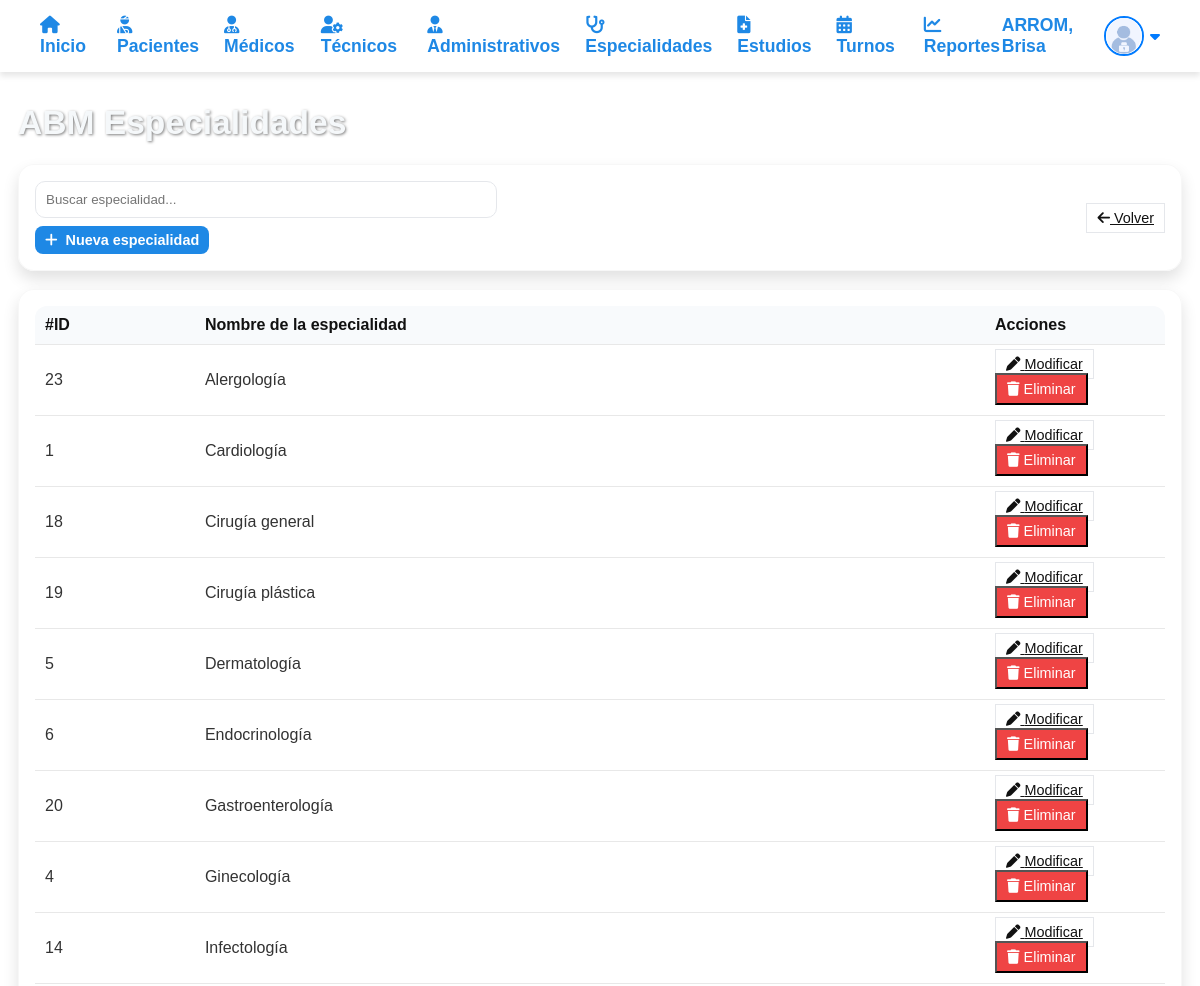
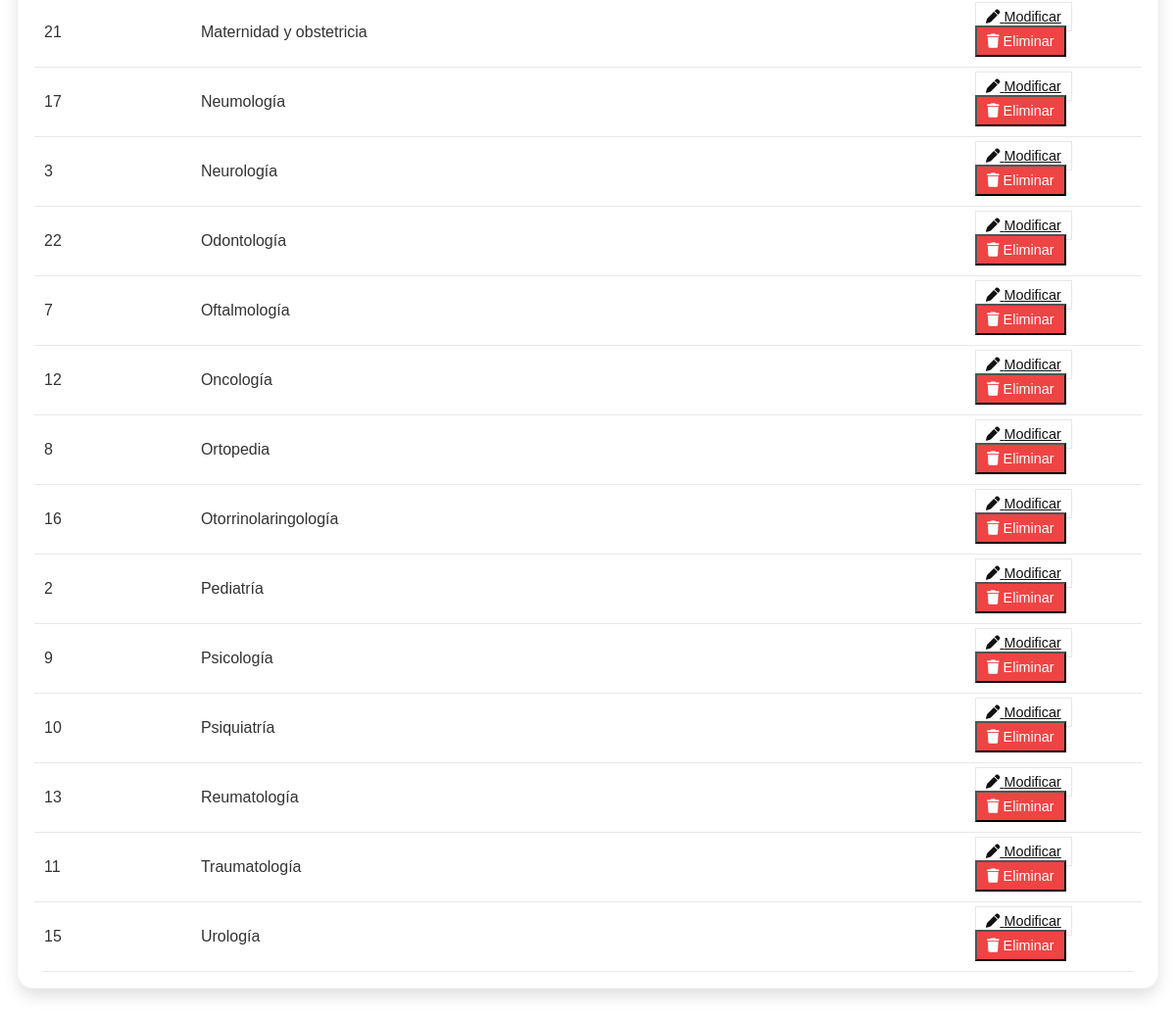
Screenshot of /interfaces/Administrador/abmEspecialidades.php (signed in) with the database file from the repository (2 pictures, top to bottom).
### tables this page shows
CREATE TABLE IF NOT EXISTS especialidades (
  id_especialidad INT NOT NULL AUTO_INCREMENT,
  nombre_especialidad VARCHAR(100) NOT NULL,
  PRIMARY KEY (id_especialidad),
  UNIQUE KEY uk_especialidades_nombre (nombre_especialidad)  
);

### interfaces/Administrador/abmEspecialidades.php (the view, shortened to what this page needs)
<?php
$conn = ConexionBD::conectar();
$conn->set_charset('utf8mb4');
$conn->query("SET time_zone = '-03:00'");
function esc($s){ return htmlspecialchars((string)$s, ENT_QUOTES, 'UTF-8'); }
function qget($k,$d=null){ return isset($_GET[$k])?$_GET[$k]:$d; }
$action = qget('action','list');
$search = trim(qget('q',''));
$rows = [];
if ($action === 'list') {
    if ($search !== '') {
        $like = '%' . $search . '%';
        $s = $conn->prepare("SELECT * FROM especialidades WHERE nombre_especialidad LIKE ? ORDER BY nombre_especialidad");
        $s->bind_param('s', $like);
    } else {
        $s = $conn->prepare("SELECT * FROM especialidades ORDER BY nombre_especialidad");
    }
    $s->execute();
    $r = $s->get_result();
    while ($row = $r->fetch_assoc()) $rows[] = $row;
}
?>
<!DOCTYPE html>
<html lang="es">
<head>
<link rel="stylesheet" href="https://cdnjs.cloudflare.com/ajax/libs/font-awesome/6.5.0/css/all.min.css"/>
<link rel="stylesheet" href="/css/administrativo.css">
</head>
<body>
<?php include('navAdministrador.php'); ?>
<main class="container">
  <h1>ABM Especialidades</h1>
  <div class="card" style="display:flex;align-items:center;justify-content:space-between;gap:12px">
    <?php if ($action==='list'): ?>
      <form method="get" action="abmEspecialidades.php" style="display:flex;gap:8px;align-items:center;flex-wrap:wrap">
        <input type="text" id="buscador" name="q" value="<?= esc($search) ?>" placeholder="Buscar especialidad..." style="min-width:280px"/>
        <a class="btn btn-sm" href="abmEspecialidades.php?action=new"><i class="fa fa-plus"></i> Nueva especialidad</a>
      </form>
      <a class="btn-outline btn-sm" href="principalAdmi.php"><i class="fa fa-arrow-left"></i> Volver</a>
    <?php endif; ?>
  </div>
  <?php if ($action==='list'): ?>
    <div class="card">
      <table class="table">
        <thead>
          <tr>
            <th>#ID</th>
            <th>Nombre de la especialidad</th>
            <th style="width:180px">Acciones</th>
          </tr>
        </thead>
        <tbody>
          <?php if (empty($rows)): ?>
            <tr><td colspan="3" style="color:#666">No hay especialidades cargadas.</td></tr>
          <?php else: foreach($rows as $e): ?>
            <tr>
              <td><?= (int)$e['id_especialidad'] ?></td>
              <td><?= esc($e['nombre_especialidad']) ?></td>
              <td>
                <a class="btn-outline btn-sm" href="abmEspecialidades.php?action=edit&id=<?= (int)$e['id_especialidad'] ?>"><i class="fa fa-pen"></i> Modificar</a>
                <form style="display:inline" method="post" onsubmit="return confirm('¿Eliminar esta especialidad?')">
                  <button class="btn-danger btn-sm" type="submit"><i class="fa fa-trash"></i> Eliminar</button>
                </form>
              </td>
            </tr>
          <?php endforeach; endif; ?>
        </tbody>
      </table>
    </div>
  <?php endif; ?>
</main>
</body>
</html>

### interfaces/Administrador/navAdministrador.php (shortened to what this page needs)
<head>
    <link rel="stylesheet" href="https://cdnjs.cloudflare.com/ajax/libs/font-awesome/6.0.0-beta3/css/all.min.css">
    <link rel="stylesheet" href="/css/administrativo.css">
</head>
<header>
    <nav>
        <ul>
            <div class="nav-links">
                <li><a href="/index.php"><i class="fa fa-home"></i>Inicio</a></li>
                <li><a href="abmPacientes.php"><i class="fa fa-user-injured"></i>Pacientes</a></li>
                <li><a href="abmMedicos.php"><i class="fa fa-user-doctor"></i> Médicos</a></li>
                <li><a href="abmTecnicos.php"><i class="fa fa-user-gear"></i> Técnicos</a></li>
                <li><a href="abmAdministrativos.php"><i class="fa fa-user-tie"></i> Administrativos</a></li>
                <li><a href="abmEspecialidades.php"><i class="fa fa-stethoscope"></i> Especialidades</a></li>
                <li><a href="abmEstudios.php"><i class="fa fa-file-medical"></i> Estudios</a></li>
                <li><a href="agenda.php"><i class="fa fa-calendar-days"></i> Turnos</a></li>
                <li><a href="reportes.php"><i class="fa fa-chart-line"></i> Reportes</a></li>
            </div>
<div class="perfil">
    <span>
        <?php
        echo mb_strtoupper($_SESSION['apellido'], 'UTF-8') . ", " . mb_convert_case($_SESSION['nombre'], MB_CASE_TITLE, 'UTF-8');
        ?>
    </span>
    <div class="perfil-interactivo" id="perfil-img" title="Abrir menú">
        <img src="/assets/img/loginAdmin.png" alt="Foto perfil">
        <i class="fa-solid fa-caret-down"></i>
    </div>
</div>
        </ul>
    </nav>
</header>

### css/administrativo.css (style rules this page uses)
* { margin: 0; padding: 0; box-sizing: border-box; font-family: Arial, sans-serif; }
body { background: url("https://i.pinimg.com/1200x/9b/e2/12/9be212df4fc8537ddc31c3f7fa147b42.jpg") no-repeat center center fixed; background-size: cover; color: #333; }
nav { background-color: white; padding: 15px 40px; box-shadow: 0 4px 6px rgba(0, 0, 0, 0.1); }
nav ul { list-style: none; display: flex; justify-content: space-between; align-items: center; font-size: 1.1em; }
nav ul .nav-links { display: flex; align-items: center; gap: 25px; }
nav ul li a { color: #1e88e5; text-decoration: none; font-weight: bold; }
.perfil { display: flex; align-items: center; gap: 12px; }
.perfil span { font-weight: bold; color: #1e88e5; }
.perfil img { width: 40px; height: 40px; border-radius: 50%; object-fit: cover; border: 2px solid #1e88e5; }
.perfil { position: relative; display: flex; align-items: center; gap: 10px; font-weight: 600; font-family: 'Segoe UI', Tahoma, Geneva, Verdana, sans-serif; }
.perfil-interactivo { display: flex; align-items: center; gap: 6px; cursor: pointer; }
.perfil-interactivo img { width: 40px; height: 40px; border-radius: 50%; object-fit: cover; border: 2px solid #007bff; transition: border-color 0.3s ease; }
.perfil-interactivo i { font-size: 16px; color: #007bff; transition: transform 0.3s ease; }

### interfaces/Administrador/abmEspecialidades.php (style rules this page uses)
* { margin:0;padding:0;box-sizing:border-box }
:root { --brand:#1e88e5; --brand-dark:#1565c0; --ok:#22c55e; --warn:#f59e0b; --bad:#ef4444; --bgcard: rgba(255,255,255,.92); --border:#e5e7eb; }
body { font-family:Arial,sans-serif;background:url("https://i.pinimg.com/1200x/9b/e2/12/9be212df4fc8537ddc31c3f7fa147b42.jpg") no-repeat center/cover fixed;color:#222 }
nav { background:#fff;padding:12px 28px;box-shadow:0 4px 10px rgba(0,0,0,.08);position:sticky;top:0;z-index:10 }
.nav-links { display:flex;gap:20px;align-items:center }
nav a { color:var(--brand);text-decoration:none;font-weight:bold }
.btn { border:none;border-radius:8px;background:var(--brand);color:#fff;padding:8px 14px;cursor:pointer;font-weight:bold;text-decoration:none;display:inline-flex;gap:8px;align-items:center }
.btn-outline { background:#fff;color:#111;border:1px solid var(--border) }
.btn-danger { background:var(--bad); color:#fff }
.btn-sm { font-size:.9rem;padding:6px 10px }
.container { padding:32px 18px;max-width:1400px;margin:0 auto }
h1 { color:#f5f8fa;text-shadow:1px 1px 3px rgba(0,0,0,.5);margin-bottom:22px;font-size:2.1rem }
.card { background:var(--bgcard);backdrop-filter:blur(3px);border-radius:16px;padding:16px;box-shadow:0 8px 16px rgba(0,0,0,.12);margin-bottom:18px;border:1px solid rgba(0,0,0,.03) }
.table { width:100%;border-collapse:collapse;background:#fff;border-radius:12px;overflow:hidden }
.table th,.table td { padding:10px;border-bottom:1px solid #e8e8e8;text-align:left }
.table thead th { background:#f8fafc;color:#111 }
input[type="text"],input[type="email"],input[type="password"],select { width:100%;padding:10px;border:1px solid var(--border);border-radius:10px }

### rows the page displays
especialidades: id_especialidad "23", nombre_especialidad "Alergología"
especialidades: id_especialidad "1", nombre_especialidad "Cardiología"
especialidades: id_especialidad "18", nombre_especialidad "Cirugía general"
especialidades: id_especialidad "19", nombre_especialidad "Cirugía plástica"
especialidades: id_especialidad "5", nombre_especialidad "Dermatología"
especialidades: id_especialidad "6", nombre_especialidad "Endocrinología"
especialidades: id_especialidad "20", nombre_especialidad "Gastroenterología"
especialidades: id_especialidad "4", nombre_especialidad "Ginecología"
especialidades: id_especialidad "14", nombre_especialidad "Infectología"
especialidades: id_especialidad "21", nombre_especialidad "Maternidad y obstetricia"
especialidades: id_especialidad "17", nombre_especialidad "Neumología"
especialidades: id_especialidad "3", nombre_especialidad "Neurología"
especialidades: id_especialidad "22", nombre_especialidad "Odontología"
especialidades: id_especialidad "7", nombre_especialidad "Oftalmología"
especialidades: id_especialidad "12", nombre_especialidad "Oncología"
especialidades: id_especialidad "8", nombre_especialidad "Ortopedia"
especialidades: id_especialidad "16", nombre_especialidad "Otorrinolaringología"
especialidades: id_especialidad "2", nombre_especialidad "Pediatría"
especialidades: id_especialidad "9", nombre_especialidad "Psicología"
especialidades: id_especialidad "10", nombre_especialidad "Psiquiatría"
especialidades: id_especialidad "13", nombre_especialidad "Reumatología"
especialidades: id_especialidad "11", nombre_especialidad "Traumatología"
especialidades: id_especialidad "15", nombre_especialidad "Urología"

### other values shown
mb_strtoupper($_SESSION['apellido'], 'UTF-8') "ARROM"
mb_convert_case($_SESSION['nombre'], MB_CASE_TITLE, 'UTF-8') "Brisa"
